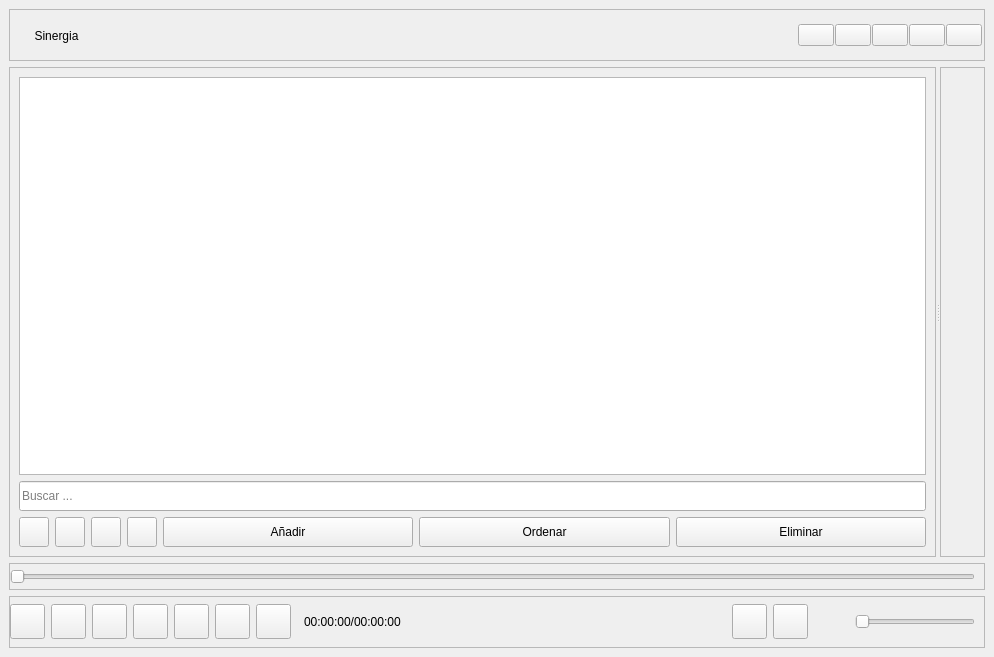
<?xml version="1.0" encoding="UTF-8"?>
<ui version="4.0">
 <class>Player</class>
 <widget class="QMainWindow" name="Player">
  <property name="geometry">
   <rect>
    <x>0</x>
    <y>0</y>
    <width>994</width>
    <height>657</height>
   </rect>
  </property>
  <property name="windowTitle">
   <string>MainWindow</string>
  </property>
  <widget class="QWidget" name="centralWidget">
   <layout class="QGridLayout" name="gridCentral">
    <item row="0" column="0">
     <widget class="QFrame" name="frBarra">
      <property name="minimumSize">
       <size>
        <width>0</width>
        <height>52</height>
       </size>
      </property>
      <property name="maximumSize">
       <size>
        <width>16777215</width>
        <height>52</height>
       </size>
      </property>
      <property name="frameShape">
       <enum>QFrame::Shape::StyledPanel</enum>
      </property>
      <property name="frameShadow">
       <enum>QFrame::Shadow::Raised</enum>
      </property>
      <layout class="QGridLayout" name="gridBarra">
       <property name="leftMargin">
        <number>2</number>
       </property>
       <property name="topMargin">
        <number>2</number>
       </property>
       <property name="rightMargin">
        <number>2</number>
       </property>
       <property name="bottomMargin">
        <number>2</number>
       </property>
       <property name="horizontalSpacing">
        <number>1</number>
       </property>
       <property name="verticalSpacing">
        <number>6</number>
       </property>
       <item row="0" column="0">
        <widget class="QFrame" name="frTitulo">
         <property name="minimumSize">
          <size>
           <width>120</width>
           <height>32</height>
          </size>
         </property>
         <property name="maximumSize">
          <size>
           <width>120</width>
           <height>32</height>
          </size>
         </property>
         <property name="frameShape">
          <enum>QFrame::Shape::NoFrame</enum>
         </property>
         <property name="frameShadow">
          <enum>QFrame::Shadow::Raised</enum>
         </property>
         <layout class="QGridLayout" name="gridTitulo">
          <property name="leftMargin">
           <number>2</number>
          </property>
          <property name="topMargin">
           <number>0</number>
          </property>
          <property name="rightMargin">
           <number>2</number>
          </property>
          <property name="bottomMargin">
           <number>0</number>
          </property>
          <item row="0" column="0">
           <widget class="QLabel" name="lbTitulo">
            <property name="minimumSize">
             <size>
              <width>0</width>
              <height>33</height>
             </size>
            </property>
            <property name="text">
             <string>Sinergia</string>
            </property>
            <property name="textFormat">
             <enum>Qt::TextFormat::AutoText</enum>
            </property>
            <property name="alignment">
             <set>Qt::AlignmentFlag::AlignCenter</set>
            </property>
           </widget>
          </item>
          <item row="0" column="1">
           <widget class="QPushButton" name="btMenu">
            <property name="minimumSize">
             <size>
              <width>25</width>
              <height>34</height>
             </size>
            </property>
            <property name="maximumSize">
             <size>
              <width>25</width>
              <height>34</height>
             </size>
            </property>
            <property name="cursor">
             <cursorShape>PointingHandCursor</cursorShape>
            </property>
            <property name="text">
             <string/>
            </property>
            <property name="icon">
             <iconset resource="../icons.qrc">
              <normaloff>:/icons/right-arrow.svg</normaloff>:/icons/right-arrow.svg</iconset>
            </property>
            <property name="iconSize">
             <size>
              <width>10</width>
              <height>32</height>
             </size>
            </property>
            <property name="flat">
             <bool>true</bool>
            </property>
           </widget>
          </item>
         </layout>
        </widget>
       </item>
       <item row="0" column="1">
        <widget class="QLabel" name="lbExtension">
         <property name="minimumSize">
          <size>
           <width>40</width>
           <height>32</height>
          </size>
         </property>
         <property name="maximumSize">
          <size>
           <width>40</width>
           <height>32</height>
          </size>
         </property>
         <property name="frameShape">
          <enum>QFrame::Shape::NoFrame</enum>
         </property>
         <property name="text">
          <string/>
         </property>
        </widget>
       </item>
       <item row="0" column="2">
        <widget class="QLabel" name="lbDatos">
         <property name="minimumSize">
          <size>
           <width>0</width>
           <height>32</height>
          </size>
         </property>
         <property name="maximumSize">
          <size>
           <width>16777215</width>
           <height>32</height>
          </size>
         </property>
         <property name="frameShape">
          <enum>QFrame::Shape::NoFrame</enum>
         </property>
         <property name="text">
          <string/>
         </property>
        </widget>
       </item>
       <item row="0" column="3">
        <widget class="QPushButton" name="btPin">
         <property name="minimumSize">
          <size>
           <width>0</width>
           <height>0</height>
          </size>
         </property>
         <property name="maximumSize">
          <size>
           <width>36</width>
           <height>16777215</height>
          </size>
         </property>
         <property name="cursor">
          <cursorShape>PointingHandCursor</cursorShape>
         </property>
         <property name="text">
          <string/>
         </property>
         <property name="icon">
          <iconset resource="../icons.qrc">
           <normaloff>:/icons/pin-a.svg</normaloff>:/icons/pin-a.svg</iconset>
         </property>
         <property name="iconSize">
          <size>
           <width>20</width>
           <height>26</height>
          </size>
         </property>
         <property name="autoRepeatInterval">
          <number>300</number>
         </property>
        </widget>
       </item>
       <item row="0" column="4">
        <widget class="QPushButton" name="btMin">
         <property name="minimumSize">
          <size>
           <width>0</width>
           <height>0</height>
          </size>
         </property>
         <property name="maximumSize">
          <size>
           <width>36</width>
           <height>16777215</height>
          </size>
         </property>
         <property name="cursor">
          <cursorShape>PointingHandCursor</cursorShape>
         </property>
         <property name="text">
          <string/>
         </property>
         <property name="icon">
          <iconset resource="../icons.qrc">
           <normaloff>:/icons/minimize.svg</normaloff>:/icons/minimize.svg</iconset>
         </property>
         <property name="iconSize">
          <size>
           <width>20</width>
           <height>26</height>
          </size>
         </property>
        </widget>
       </item>
       <item row="0" column="5">
        <widget class="QPushButton" name="btMax">
         <property name="minimumSize">
          <size>
           <width>0</width>
           <height>0</height>
          </size>
         </property>
         <property name="maximumSize">
          <size>
           <width>36</width>
           <height>16777215</height>
          </size>
         </property>
         <property name="cursor">
          <cursorShape>PointingHandCursor</cursorShape>
         </property>
         <property name="text">
          <string/>
         </property>
         <property name="icon">
          <iconset resource="../icons.qrc">
           <normaloff>:/icons/maximize.svg</normaloff>:/icons/maximize.svg</iconset>
         </property>
         <property name="iconSize">
          <size>
           <width>20</width>
           <height>26</height>
          </size>
         </property>
        </widget>
       </item>
       <item row="0" column="6">
        <widget class="QPushButton" name="btSquare">
         <property name="minimumSize">
          <size>
           <width>0</width>
           <height>0</height>
          </size>
         </property>
         <property name="maximumSize">
          <size>
           <width>36</width>
           <height>16777215</height>
          </size>
         </property>
         <property name="cursor">
          <cursorShape>PointingHandCursor</cursorShape>
         </property>
         <property name="text">
          <string/>
         </property>
         <property name="icon">
          <iconset resource="../icons.qrc">
           <normaloff>:/icons/square.svg</normaloff>:/icons/square.svg</iconset>
         </property>
         <property name="iconSize">
          <size>
           <width>20</width>
           <height>26</height>
          </size>
         </property>
        </widget>
       </item>
       <item row="0" column="7">
        <widget class="QPushButton" name="btClose">
         <property name="minimumSize">
          <size>
           <width>0</width>
           <height>0</height>
          </size>
         </property>
         <property name="maximumSize">
          <size>
           <width>36</width>
           <height>16777215</height>
          </size>
         </property>
         <property name="cursor">
          <cursorShape>PointingHandCursor</cursorShape>
         </property>
         <property name="text">
          <string/>
         </property>
         <property name="icon">
          <iconset resource="../icons.qrc">
           <normaloff>:/icons/close.svg</normaloff>:/icons/close.svg</iconset>
         </property>
         <property name="iconSize">
          <size>
           <width>20</width>
           <height>26</height>
          </size>
         </property>
        </widget>
       </item>
      </layout>
     </widget>
    </item>
    <item row="4" column="0">
     <widget class="QFrame" name="frControles">
      <property name="minimumSize">
       <size>
        <width>0</width>
        <height>52</height>
       </size>
      </property>
      <property name="maximumSize">
       <size>
        <width>16777215</width>
        <height>52</height>
       </size>
      </property>
      <property name="frameShape">
       <enum>QFrame::Shape::StyledPanel</enum>
      </property>
      <property name="frameShadow">
       <enum>QFrame::Shadow::Raised</enum>
      </property>
      <layout class="QGridLayout" name="gridControles">
       <property name="leftMargin">
        <number>0</number>
       </property>
       <property name="topMargin">
        <number>1</number>
       </property>
       <property name="bottomMargin">
        <number>1</number>
       </property>
       <item row="0" column="0">
        <widget class="QPushButton" name="btBack">
         <property name="minimumSize">
          <size>
           <width>35</width>
           <height>35</height>
          </size>
         </property>
         <property name="maximumSize">
          <size>
           <width>30</width>
           <height>35</height>
          </size>
         </property>
         <property name="cursor">
          <cursorShape>PointingHandCursor</cursorShape>
         </property>
         <property name="text">
          <string/>
         </property>
         <property name="icon">
          <iconset resource="../icons.qrc">
           <normaloff>:/icons/skip-back.svg</normaloff>:/icons/skip-back.svg</iconset>
         </property>
         <property name="iconSize">
          <size>
           <width>20</width>
           <height>30</height>
          </size>
         </property>
        </widget>
       </item>
       <item row="0" column="1">
        <widget class="QPushButton" name="btPlay">
         <property name="minimumSize">
          <size>
           <width>35</width>
           <height>35</height>
          </size>
         </property>
         <property name="maximumSize">
          <size>
           <width>30</width>
           <height>35</height>
          </size>
         </property>
         <property name="cursor">
          <cursorShape>PointingHandCursor</cursorShape>
         </property>
         <property name="text">
          <string/>
         </property>
         <property name="icon">
          <iconset resource="../icons.qrc">
           <normaloff>:/icons/play.svg</normaloff>:/icons/play.svg</iconset>
         </property>
         <property name="iconSize">
          <size>
           <width>22</width>
           <height>30</height>
          </size>
         </property>
        </widget>
       </item>
       <item row="0" column="2">
        <widget class="QPushButton" name="btStop">
         <property name="minimumSize">
          <size>
           <width>35</width>
           <height>35</height>
          </size>
         </property>
         <property name="maximumSize">
          <size>
           <width>30</width>
           <height>35</height>
          </size>
         </property>
         <property name="cursor">
          <cursorShape>PointingHandCursor</cursorShape>
         </property>
         <property name="text">
          <string/>
         </property>
         <property name="icon">
          <iconset resource="../icons.qrc">
           <normaloff>:/icons/stop.svg</normaloff>:/icons/stop.svg</iconset>
         </property>
         <property name="iconSize">
          <size>
           <width>20</width>
           <height>30</height>
          </size>
         </property>
        </widget>
       </item>
       <item row="0" column="3">
        <widget class="QPushButton" name="btForward">
         <property name="minimumSize">
          <size>
           <width>35</width>
           <height>35</height>
          </size>
         </property>
         <property name="maximumSize">
          <size>
           <width>30</width>
           <height>35</height>
          </size>
         </property>
         <property name="cursor">
          <cursorShape>PointingHandCursor</cursorShape>
         </property>
         <property name="text">
          <string/>
         </property>
         <property name="icon">
          <iconset resource="../icons.qrc">
           <normaloff>:/icons/skip-forward.svg</normaloff>:/icons/skip-forward.svg</iconset>
         </property>
         <property name="iconSize">
          <size>
           <width>20</width>
           <height>30</height>
          </size>
         </property>
        </widget>
       </item>
       <item row="0" column="4">
        <widget class="QPushButton" name="btEject">
         <property name="minimumSize">
          <size>
           <width>35</width>
           <height>35</height>
          </size>
         </property>
         <property name="maximumSize">
          <size>
           <width>30</width>
           <height>35</height>
          </size>
         </property>
         <property name="cursor">
          <cursorShape>PointingHandCursor</cursorShape>
         </property>
         <property name="text">
          <string/>
         </property>
         <property name="icon">
          <iconset resource="../icons.qrc">
           <normaloff>:/icons/eject.svg</normaloff>:/icons/eject.svg</iconset>
         </property>
         <property name="iconSize">
          <size>
           <width>20</width>
           <height>30</height>
          </size>
         </property>
        </widget>
       </item>
       <item row="0" column="5">
        <widget class="QPushButton" name="btShuffle">
         <property name="minimumSize">
          <size>
           <width>35</width>
           <height>35</height>
          </size>
         </property>
         <property name="maximumSize">
          <size>
           <width>30</width>
           <height>35</height>
          </size>
         </property>
         <property name="cursor">
          <cursorShape>PointingHandCursor</cursorShape>
         </property>
         <property name="text">
          <string/>
         </property>
         <property name="icon">
          <iconset resource="../icons.qrc">
           <normaloff>:/icons/shuffle.svg</normaloff>:/icons/shuffle.svg</iconset>
         </property>
         <property name="iconSize">
          <size>
           <width>20</width>
           <height>30</height>
          </size>
         </property>
        </widget>
       </item>
       <item row="0" column="6">
        <widget class="QPushButton" name="btRepeat">
         <property name="minimumSize">
          <size>
           <width>35</width>
           <height>35</height>
          </size>
         </property>
         <property name="maximumSize">
          <size>
           <width>30</width>
           <height>35</height>
          </size>
         </property>
         <property name="cursor">
          <cursorShape>PointingHandCursor</cursorShape>
         </property>
         <property name="text">
          <string/>
         </property>
         <property name="icon">
          <iconset resource="../icons.qrc">
           <normaloff>:/icons/repeat.svg</normaloff>:/icons/repeat.svg</iconset>
         </property>
         <property name="iconSize">
          <size>
           <width>20</width>
           <height>30</height>
          </size>
         </property>
        </widget>
       </item>
       <item row="0" column="7">
        <widget class="QLabel" name="lbInfoControls">
         <property name="minimumSize">
          <size>
           <width>35</width>
           <height>35</height>
          </size>
         </property>
         <property name="maximumSize">
          <size>
           <width>16777215</width>
           <height>35</height>
          </size>
         </property>
         <property name="text">
          <string>00:00:00/00:00:00</string>
         </property>
         <property name="indent">
          <number>7</number>
         </property>
        </widget>
       </item>
       <item row="0" column="8">
        <widget class="QPushButton" name="btLista">
         <property name="minimumSize">
          <size>
           <width>35</width>
           <height>35</height>
          </size>
         </property>
         <property name="maximumSize">
          <size>
           <width>35</width>
           <height>35</height>
          </size>
         </property>
         <property name="cursor">
          <cursorShape>PointingHandCursor</cursorShape>
         </property>
         <property name="icon">
          <iconset resource="../icons.qrc">
           <normaloff>:/icons/menu.svg</normaloff>:/icons/menu.svg</iconset>
         </property>
         <property name="iconSize">
          <size>
           <width>20</width>
           <height>30</height>
          </size>
         </property>
        </widget>
       </item>
       <item row="0" column="9">
        <widget class="QPushButton" name="btSetting">
         <property name="minimumSize">
          <size>
           <width>35</width>
           <height>35</height>
          </size>
         </property>
         <property name="maximumSize">
          <size>
           <width>35</width>
           <height>35</height>
          </size>
         </property>
         <property name="cursor">
          <cursorShape>PointingHandCursor</cursorShape>
         </property>
         <property name="text">
          <string/>
         </property>
         <property name="icon">
          <iconset resource="../icons.qrc">
           <normaloff>:/icons/setting.svg</normaloff>:/icons/setting.svg</iconset>
         </property>
         <property name="iconSize">
          <size>
           <width>20</width>
           <height>30</height>
          </size>
         </property>
        </widget>
       </item>
       <item row="0" column="10">
        <widget class="QPushButton" name="btVolumen">
         <property name="minimumSize">
          <size>
           <width>35</width>
           <height>35</height>
          </size>
         </property>
         <property name="maximumSize">
          <size>
           <width>35</width>
           <height>35</height>
          </size>
         </property>
         <property name="cursor">
          <cursorShape>PointingHandCursor</cursorShape>
         </property>
         <property name="text">
          <string/>
         </property>
         <property name="icon">
          <iconset resource="../icons.qrc">
           <normaloff>:/icons/volume-medium.svg</normaloff>:/icons/volume-medium.svg</iconset>
         </property>
         <property name="iconSize">
          <size>
           <width>29</width>
           <height>30</height>
          </size>
         </property>
         <property name="flat">
          <bool>true</bool>
         </property>
        </widget>
       </item>
       <item row="0" column="11">
        <widget class="QSlider" name="slVolumen">
         <property name="minimumSize">
          <size>
           <width>120</width>
           <height>0</height>
          </size>
         </property>
         <property name="maximumSize">
          <size>
           <width>120</width>
           <height>16777215</height>
          </size>
         </property>
         <property name="cursor">
          <cursorShape>PointingHandCursor</cursorShape>
         </property>
         <property name="orientation">
          <enum>Qt::Orientation::Horizontal</enum>
         </property>
        </widget>
       </item>
      </layout>
     </widget>
    </item>
    <item row="3" column="0">
     <widget class="QFrame" name="frSliders">
      <property name="minimumSize">
       <size>
        <width>0</width>
        <height>27</height>
       </size>
      </property>
      <property name="maximumSize">
       <size>
        <width>16777215</width>
        <height>27</height>
       </size>
      </property>
      <property name="frameShape">
       <enum>QFrame::Shape::StyledPanel</enum>
      </property>
      <property name="frameShadow">
       <enum>QFrame::Shadow::Raised</enum>
      </property>
      <layout class="QGridLayout" name="gridSliders">
       <property name="leftMargin">
        <number>0</number>
       </property>
       <property name="topMargin">
        <number>0</number>
       </property>
       <property name="bottomMargin">
        <number>0</number>
       </property>
       <item row="0" column="0">
        <widget class="QSlider" name="slVideo">
         <property name="cursor">
          <cursorShape>PointingHandCursor</cursorShape>
         </property>
         <property name="orientation">
          <enum>Qt::Orientation::Horizontal</enum>
         </property>
        </widget>
       </item>
      </layout>
     </widget>
    </item>
    <item row="1" column="0">
     <widget class="QSplitter" name="splitter">
      <property name="orientation">
       <enum>Qt::Orientation::Horizontal</enum>
      </property>
      <widget class="QFrame" name="frLista">
       <property name="sizePolicy">
        <sizepolicy hsizetype="Ignored" vsizetype="Preferred">
         <horstretch>0</horstretch>
         <verstretch>0</verstretch>
        </sizepolicy>
       </property>
       <property name="minimumSize">
        <size>
         <width>300</width>
         <height>0</height>
        </size>
       </property>
       <property name="maximumSize">
        <size>
         <width>16777215</width>
         <height>16777215</height>
        </size>
       </property>
       <property name="frameShape">
        <enum>QFrame::Shape::StyledPanel</enum>
       </property>
       <property name="frameShadow">
        <enum>QFrame::Shadow::Raised</enum>
       </property>
       <layout class="QGridLayout" name="gridLista">
        <item row="0" column="0" colspan="7">
         <widget class="QListView" name="ltLista">
          <property name="minimumSize">
           <size>
            <width>0</width>
            <height>0</height>
           </size>
          </property>
          <property name="maximumSize">
           <size>
            <width>16777215</width>
            <height>16777215</height>
           </size>
          </property>
         </widget>
        </item>
        <item row="1" column="0" colspan="7">
         <widget class="QLineEdit" name="lnBuscar">
          <property name="minimumSize">
           <size>
            <width>0</width>
            <height>30</height>
           </size>
          </property>
          <property name="maximumSize">
           <size>
            <width>16777215</width>
            <height>30</height>
           </size>
          </property>
          <property name="placeholderText">
           <string>Buscar ...</string>
          </property>
         </widget>
        </item>
        <item row="2" column="0">
         <widget class="QPushButton" name="btPrimero">
          <property name="minimumSize">
           <size>
            <width>30</width>
            <height>30</height>
           </size>
          </property>
          <property name="maximumSize">
           <size>
            <width>30</width>
            <height>30</height>
           </size>
          </property>
          <property name="cursor">
           <cursorShape>PointingHandCursor</cursorShape>
          </property>
          <property name="text">
           <string/>
          </property>
          <property name="icon">
           <iconset resource="../icons.qrc">
            <normaloff>:/icons/skip-up.svg</normaloff>:/icons/skip-up.svg</iconset>
          </property>
          <property name="iconSize">
           <size>
            <width>13</width>
            <height>25</height>
           </size>
          </property>
         </widget>
        </item>
        <item row="2" column="1">
         <widget class="QPushButton" name="btSubir">
          <property name="minimumSize">
           <size>
            <width>30</width>
            <height>30</height>
           </size>
          </property>
          <property name="maximumSize">
           <size>
            <width>30</width>
            <height>30</height>
           </size>
          </property>
          <property name="cursor">
           <cursorShape>PointingHandCursor</cursorShape>
          </property>
          <property name="text">
           <string/>
          </property>
          <property name="icon">
           <iconset resource="../icons.qrc">
            <normaloff>:/icons/play-up.svg</normaloff>:/icons/play-up.svg</iconset>
          </property>
          <property name="iconSize">
           <size>
            <width>13</width>
            <height>25</height>
           </size>
          </property>
         </widget>
        </item>
        <item row="2" column="2">
         <widget class="QPushButton" name="btBajar">
          <property name="minimumSize">
           <size>
            <width>30</width>
            <height>30</height>
           </size>
          </property>
          <property name="maximumSize">
           <size>
            <width>30</width>
            <height>30</height>
           </size>
          </property>
          <property name="cursor">
           <cursorShape>PointingHandCursor</cursorShape>
          </property>
          <property name="text">
           <string/>
          </property>
          <property name="icon">
           <iconset resource="../icons.qrc">
            <normaloff>:/icons/play-dow.svg</normaloff>:/icons/play-dow.svg</iconset>
          </property>
          <property name="iconSize">
           <size>
            <width>13</width>
            <height>25</height>
           </size>
          </property>
         </widget>
        </item>
        <item row="2" column="3">
         <widget class="QPushButton" name="btUltimo">
          <property name="minimumSize">
           <size>
            <width>30</width>
            <height>30</height>
           </size>
          </property>
          <property name="maximumSize">
           <size>
            <width>30</width>
            <height>30</height>
           </size>
          </property>
          <property name="cursor">
           <cursorShape>PointingHandCursor</cursorShape>
          </property>
          <property name="text">
           <string/>
          </property>
          <property name="icon">
           <iconset resource="../icons.qrc">
            <normaloff>:/icons/skip-up.svg</normaloff>:/icons/skip-up.svg</iconset>
          </property>
          <property name="iconSize">
           <size>
            <width>13</width>
            <height>25</height>
           </size>
          </property>
         </widget>
        </item>
        <item row="2" column="4">
         <widget class="QPushButton" name="btAgregar">
          <property name="minimumSize">
           <size>
            <width>0</width>
            <height>30</height>
           </size>
          </property>
          <property name="maximumSize">
           <size>
            <width>16777215</width>
            <height>30</height>
           </size>
          </property>
          <property name="text">
           <string>Añadir</string>
          </property>
         </widget>
        </item>
        <item row="2" column="5">
         <widget class="QPushButton" name="btOrdenar">
          <property name="minimumSize">
           <size>
            <width>0</width>
            <height>30</height>
           </size>
          </property>
          <property name="maximumSize">
           <size>
            <width>16777215</width>
            <height>30</height>
           </size>
          </property>
          <property name="text">
           <string>Ordenar</string>
          </property>
         </widget>
        </item>
        <item row="2" column="6">
         <widget class="QPushButton" name="btEliminar">
          <property name="minimumSize">
           <size>
            <width>0</width>
            <height>30</height>
           </size>
          </property>
          <property name="maximumSize">
           <size>
            <width>16777215</width>
            <height>30</height>
           </size>
          </property>
          <property name="text">
           <string>Eliminar</string>
          </property>
         </widget>
        </item>
       </layout>
      </widget>
      <widget class="QFrame" name="frPlayer">
       <property name="sizePolicy">
        <sizepolicy hsizetype="Ignored" vsizetype="Preferred">
         <horstretch>0</horstretch>
         <verstretch>0</verstretch>
        </sizepolicy>
       </property>
       <property name="frameShape">
        <enum>QFrame::Shape::StyledPanel</enum>
       </property>
       <property name="frameShadow">
        <enum>QFrame::Shadow::Raised</enum>
       </property>
       <layout class="QGridLayout" name="gridPlayer">
        <item row="0" column="0">
         <layout class="QGridLayout" name="gridVideo"/>
        </item>
       </layout>
      </widget>
     </widget>
    </item>
   </layout>
  </widget>
 </widget>
 <resources>
  <include location="../icons.qrc"/>
 </resources>
 <connections/>
</ui>
